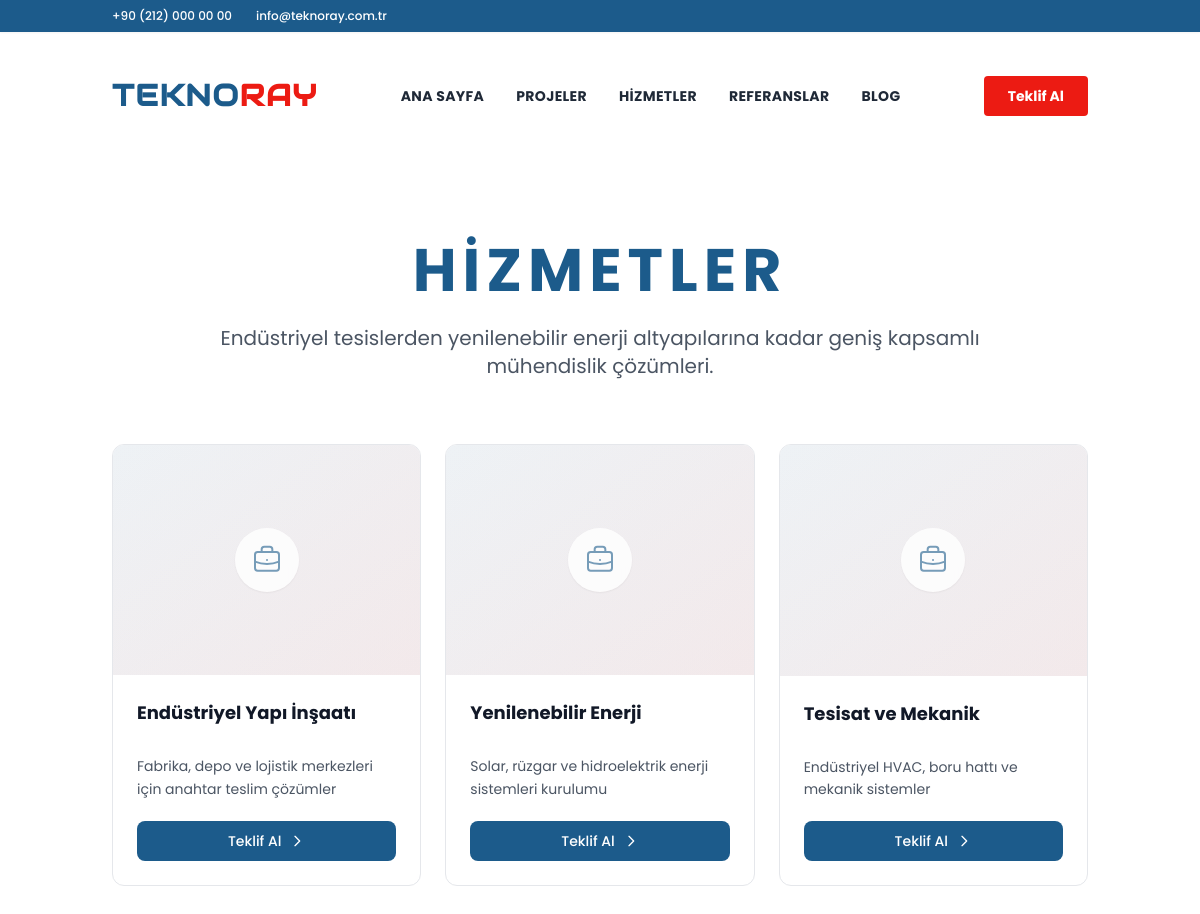
Screenshot of /hizmetler with the database file from the repository.
### tables this page shows
CREATE TABLE services (
    id INT AUTO_INCREMENT PRIMARY KEY,
    title VARCHAR(255) NOT NULL,
    summary TEXT NOT NULL,
    description TEXT DEFAULT NULL,
    image_url VARCHAR(500) DEFAULT NULL,
    icon VARCHAR(100) DEFAULT NULL,
    display_order INT DEFAULT 0,
    created_at TIMESTAMP DEFAULT CURRENT_TIMESTAMP,
    updated_at TIMESTAMP DEFAULT CURRENT_TIMESTAMP ON UPDATE CURRENT_TIMESTAMP,
    INDEX idx_order (display_order)
);

### src/Controllers/HomeController.php (called while the page is built, shortened)
<?php
class HomeController
{
    public function services()
    {
        $services = \App\Models\Service::all();
        return View::render('services', ['title' => 'Hizmetler', 'services' => $services]);
    }
}

### src/Core/Router.php (called while the page is built, shortened)
<?php
class Router
{
    public function resolve()
    {
        $path = $_SERVER['REQUEST_URI'] ?? '/';
        foreach ($routes as $pattern => $handler) {
            if ($pattern === $path) {
                $controller = new $handler[0]();
                return $controller->{$handler[1]}();
            }
        }
        return "404 - Sayfa Bulunamadı";
    }
}

### public/index.php (called while the page is built, shortened)
<?php
require_once __DIR__ . '/../src/Autoloader.php';
$app = new App();
$app->run();

### src/Autoloader.php (called while the page is built, shortened)
<?php
spl_autoload_register(function ($class) {
    $prefix = 'App\\';
    $base_dir = __DIR__ . '/';
    $len = strlen($prefix);
    $relative_class = substr($class, $len);
    $file = $base_dir . str_replace('\\', '/', $relative_class) . '.php';
});

### config/config.php (called while the page is built)
<?php
return [
    'database' => [
        'host' => 'localhost',
        'database' => 'teknoray_cms',
        'username' => 'root',
        'password' => '',
        'charset' => 'utf8mb4',
    ],
    'app' => [
        'url' => 'http://localhost',
        'name' => 'TeknoRay CMS',
    ],
];

### src/Core/Database.php (called while the page is built, shortened)
<?php
class Database
{
    private static ?Database $instance = null;
    private PDO $pdo;
    private function __construct()
    {
        $config = require __DIR__ . '/../../config/config.php';
        $dbConfig = $config['database'];
        $dsn = sprintf(
            "mysql:host=%s;dbname=%s;charset=%s",
            $dbConfig['host'],
            $dbConfig['database'],
            $dbConfig['charset']
        );
        $options = [
            PDO::ATTR_ERRMODE => PDO::ERRMODE_EXCEPTION,
            PDO::ATTR_DEFAULT_FETCH_MODE => PDO::FETCH_ASSOC,
            PDO::ATTR_EMULATE_PREPARES => false,
        ];
        try {
            $this->pdo = new PDO($dsn, $dbConfig['username'], $dbConfig['password'], $options);
            $this->pdo->exec("SET NAMES utf8mb4 COLLATE utf8mb4_turkish_ci");
        } catch (PDOException $e) {
            error_log("Database connection failed: " . $e->getMessage());
            $isLocal = (($_ENV['APP_ENV'] ?? '') === 'local');
            if ($isLocal) {
                die("Database connection failed: " . $e->getMessage());
            }
            die('Database connection failed');
        }
    }
    public static function getInstance(): Database
    {
        if (self::$instance === null) {
            self::$instance = new Database();
        }
        return self::$instance;
    }
    public function getConnection(): PDO
    {
        return $this->pdo;
    }
    public static function query(string $sql, array $params = []): \PDOStatement
    {
        try {
            $stmt = self::getInstance()->getConnection()->prepare($sql);
            $stmt->execute($params);
            return $stmt;
        } catch (PDOException $e) {
            error_log("Database Query Error: " . $e->getMessage() . " | SQL: " . $sql);
            $isLocal = (($_ENV['APP_ENV'] ?? '') === 'local');
            if ($isLocal) {
                throw new \RuntimeException("Database query failed: " . $e->getMessage());
            }
            throw new \RuntimeException('Database query failed');
        }
    }
    public static function fetchAll(string $sql, array $params = []): array
    {
        return self::query($sql, $params)->fetchAll();
    }
}

### src/Models/Service.php (called while the page is built, shortened)
<?php
class Service
{
    public static function all(): array
    {
        return Database::fetchAll("SELECT * FROM services ORDER BY display_order ASC, id ASC");
    }
}

### src/Models/Setting.php (called while the page is built, shortened)
<?php
class Setting
{
    public static function getAllGrouped(): array
    {
        $results = Database::fetchAll("SELECT setting_group, setting_key, setting_value FROM settings");
        $grouped = [];
        foreach ($results as $row) {
            $grouped[$row['setting_group']][$row['setting_key']] = $row['setting_value'];
        }
        return $grouped;
    }
}

### views/layouts/main.php (the view, shortened to what this page needs)
<!DOCTYPE html>
<html lang="tr">
<head>
    <script src="https://cdn.tailwindcss.com"></script>
</head>
<body class="bg-white text-gray-900 font-sans antialiased">
    <?php
    $isHomePage = ($_SERVER['REQUEST_URI'] === '/' || $_SERVER['REQUEST_URI'] === '');
    $contactPhone = $settings['header']['header_phone'] ?? ($settings['contact']['contact_phone'] ?? '+90 (212) 000 00 00');
    $contactEmail = $settings['header']['header_email'] ?? ($settings['contact']['contact_email'] ?? 'info@teknoray.com.tr');
    ?>
    <?php if ($isHomePage): ?>
        <div class="fixed top-0 w-full z-50 bg-brand-red text-white text-[10px] md:text-xs py-2 shadow-sm">
    <?php else: ?>
        <div x-data="{ show: true }" @scroll.window="show = (window.pageYOffset < 20)"
            class="fixed top-0 w-full z-50 bg-brand-blue text-white text-[10px] md:text-xs py-2 transition-transform duration-300 shadow-sm"
            :class="show ? 'translate-y-0' : '-translate-y-full'">
    <?php endif; ?>
        <div class="container mx-auto px-6 flex justify-between items-center">
            <div class="flex items-center space-x-4 md:space-x-6">
                <a href="tel:<?= preg_replace('/\s+/', '', $contactPhone) ?>" class="hover:text-white/80 flex items-center gap-1 font-medium"><?= htmlspecialchars($contactPhone) ?></a>
                <a href="mailto:<?= htmlspecialchars($contactEmail) ?>"
                    class="hidden md:flex items-center gap-1 hover:text-white/80 font-medium"><?= htmlspecialchars($contactEmail) ?></a>
            </div>
        </div>
    </div>
    <header x-data="{ mobileMenu: false, scrolled: false }" @scroll.window="scrolled = (window.pageYOffset > 50)"
        class="fixed w-full z-40 transition-all duration-500 top-0 pt-12"
        :class="scrolled ? 'glass-header py-5' : 'bg-transparent py-8'">
        <div class="container mx-auto px-6 flex justify-between items-center transition-all duration-300"
            :class="scrolled ? 'h-[71px]' : 'h-[95px]'">
            <a href="/"
                class="text-2xl md:text-3xl font-heading font-bold tracking-wider relative group text-brand-blue">
                TEKNO<span class="text-brand-red">RAY</span>
            </a>
            <nav class="hidden md:flex space-x-8 text-sm font-bold tracking-wide uppercase">
                <?php if ($isHomePage): ?>
                    <a href="/" class="hover:text-brand-red transition-colors" :class="scrolled ? 'text-gray-800' : 'text-white'">Ana Sayfa</a>
                    <a href="/projeler" class="hover:text-brand-red transition-colors" :class="scrolled ? 'text-gray-800' : 'text-white'">Projeler</a>
                    <a href="/hizmetler" class="hover:text-brand-red transition-colors" :class="scrolled ? 'text-gray-800' : 'text-white'">Hizmetler</a>
                    <a href="/referanslar" class="hover:text-brand-red transition-colors" :class="scrolled ? 'text-gray-800' : 'text-white'">Referanslar</a>
                    <a href="/blog" class="hover:text-brand-red transition-colors" :class="scrolled ? 'text-gray-800' : 'text-white'">Blog</a>
                <?php else: ?>
                    <a href="/" class="text-gray-800 hover:text-brand-red transition-colors">Ana Sayfa</a>
                    <a href="/projeler" class="text-gray-800 hover:text-brand-red transition-colors">Projeler</a>
                    <a href="/hizmetler" class="text-gray-800 hover:text-brand-red transition-colors">Hizmetler</a>
                    <a href="/referanslar" class="text-gray-800 hover:text-brand-red transition-colors">Referanslar</a>
                    <a href="/blog" class="text-gray-800 hover:text-brand-red transition-colors">Blog</a>
                <?php endif; ?>
            </nav>
            <div class="hidden md:flex items-center">
                <a href="/iletisim"
                    class="px-6 py-2.5 bg-brand-red text-white rounded hover:bg-red-700 transition-all font-bold text-sm">Teklif
                    Al</a>
            </div>
        </div>
    </header>
    <main class="<?= $isHomePage ? '' : 'pt-36' ?>">
        <?= $content ?? '' ?>
    </main>
</body>
</html>

### views/pages/services.php (shortened to what this page needs)
<section class="py-24 bg-white min-h-screen">
    <div class="container mx-auto px-6">
        <div class="text-center mb-16">
            <h1 class="text-4xl md:text-6xl font-sans font-bold mb-6 uppercase tracking-widest text-brand-blue">Hizmetler</h1>
            <p class="text-lg md:text-xl text-gray-600 max-w-3xl mx-auto">Endüstriyel tesislerden yenilenebilir enerji altyapılarına
                kadar geniş kapsamlı mühendislik çözümleri.</p>
        </div>
        <div class="grid grid-cols-1 md:grid-cols-2 lg:grid-cols-3 gap-6">
            <?php foreach ($services as $service): ?>
                <div class="group bg-white rounded-xl border border-gray-200 overflow-hidden hover:border-brand-blue/30 hover:shadow-lg transition-all duration-300 flex flex-col h-full">
                    <div class="relative aspect-[4/3] bg-gradient-to-br from-gray-50 to-gray-100 overflow-hidden flex-shrink-0">
                        <?php
                        $imageUrl = '';
                        ?>
                        <?php if (!empty($imageUrl)): ?>
                            <img src="<?= htmlspecialchars($imageUrl) ?>"
                                alt="<?= htmlspecialchars($service['title']) ?>"
                                class="w-full h-full object-cover group-hover:scale-105 transition-transform duration-300"
                                onerror="this.style.display='none'; this.nextElementSibling.style.display='flex';">
                            <div class="absolute inset-0 bg-gradient-to-br from-brand-blue/5 to-brand-red/5 hidden items-center justify-center">
                                <div class="w-16 h-16 rounded-full bg-white/80 backdrop-blur-sm flex items-center justify-center shadow-sm">
                                    <svg class="w-8 h-8 text-brand-blue/60" fill="none" stroke="currentColor" viewBox="0 0 24 24">
                                        <path stroke-linecap="round" stroke-linejoin="round" stroke-width="1.5"
                                            d="M21 13.255A23.931 23.931 0 0112 15c-3.183 0-6.22-.62-9-1.745M16 6V4a2 2 0 00-2-2h-4a2 2 0 00-2 2v2m4 6h.01M5 20h14a2 2 0 002-2V8a2 2 0 00-2-2H5a2 2 0 00-2 2v10a2 2 0 002 2z"></path>
                                    </svg>
                                </div>
                            </div>
                        <?php else: ?>
                            <div class="absolute inset-0 bg-gradient-to-br from-brand-blue/5 to-brand-red/5"></div>
                            <div class="absolute inset-0 flex items-center justify-center">
                                <div class="w-16 h-16 rounded-full bg-white/80 backdrop-blur-sm flex items-center justify-center shadow-sm">
                                </div>
                            </div>
                        <?php endif; ?>
                    </div>
                    <div class="p-6 flex flex-col flex-grow">
                        <h2 class="text-lg font-bold text-gray-900 mb-2 group-hover:text-brand-blue transition-colors min-h-[3rem]">
                            <?= htmlspecialchars($service['title']) ?>
                        </h2>
                        <p class="text-gray-600 text-sm leading-relaxed mb-5 line-clamp-3 flex-grow">
                            <?= htmlspecialchars($service['summary']) ?>
                        </p>
                        <a href="/iletisim"
                            class="inline-flex items-center justify-center w-full px-4 py-2.5 rounded-lg bg-brand-blue text-white text-sm font-medium hover:bg-blue-700 transition-colors flex-shrink-0">
                            Teklif Al
                            <svg class="w-4 h-4 ml-2" fill="none" stroke="currentColor" viewBox="0 0 24 24">
                                <path stroke-linecap="round" stroke-linejoin="round" stroke-width="2" d="M9 5l7 7-7 7"></path>
                            </svg>
                        </a>
                    </div>
                </div>
            <?php endforeach; ?>
        </div>
    </div>
</section>

### rows the page displays
services: title "Endüstriyel Yapı İnşaatı", summary "Fabrika, depo ve lojistik merkezleri için anahtar teslim çözümler"
services: title "Yenilenebilir Enerji", summary "Solar, rüzgar ve hidroelektrik enerji sistemleri kurulumu"
services: title "Tesisat ve Mekanik", summary "Endüstriyel HVAC, boru hattı ve mekanik sistemler"

### other values shown
$contactPhone "+90 (212) 000 00 00"
$contactEmail "info@teknoray.com.tr"
